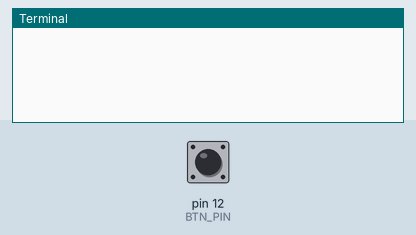
A program run on a simulated Raspberry Pi (header pin numbers). Parts: the last lines printed to the terminal. Inputs (shaded band) come from the test bench; at power-on: pin 12 (BTN_PIN) HIGH. The clock reads 2024-03-15 10:24:30 at power-on unless the program sets it.

Above: at 1.2 s.
1.3 s: pin 12 (BTN_PIN) pulled LOW for 0.15 s
At 2.5 s:
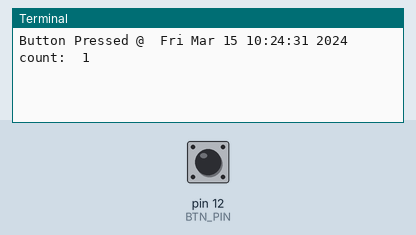
2.9 s: pin 12 (BTN_PIN) pulled LOW for 1 s
At 3.9 s:
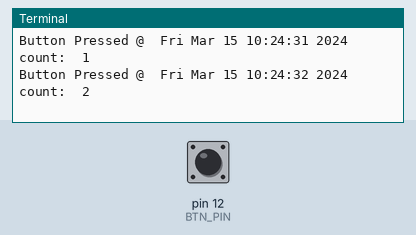
5.4 s: pin 12 (BTN_PIN) pulled LOW for 0.15 s
At 5.8 s:
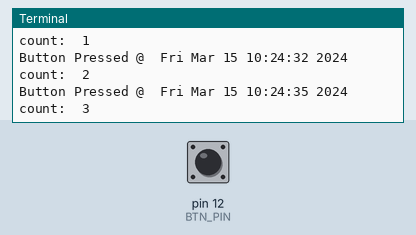

The program:

btn.py
```python
import RPi.GPIO as GPIO
import time

GPIO.setmode(GPIO.BOARD)

WAIT = 0.2
BTN_PIN = 12
GPIO.setup(BTN_PIN, GPIO.IN, pull_up_down=GPIO.PUD_UP)

pre_status = None
pretime = time.time()
ctime = None

press_count = 0

try:
    while True:
        input = GPIO.input(BTN_PIN)
        ctime = time.time()

        if (input == GPIO.LOW and pre_status == GPIO.HIGH
            and (ctime - pretime) > WAIT):
            pretime = ctime
            press_count += 1
            print('Button Pressed @ ', time.ctime())
            print('count: ', press_count)

        pre_status = input

except KeyboardInterrupt:
    print('exit')

finally:
    GPIO.cleanup()
```

Measured:
- after the input at 1.3 s, the terminal: prints a new line at once (image 1)
- after the input at 2.9 s, the terminal: prints a new line at once (image 2)
- after the input at 5.4 s, the terminal: prints a new line at once (image 3)
